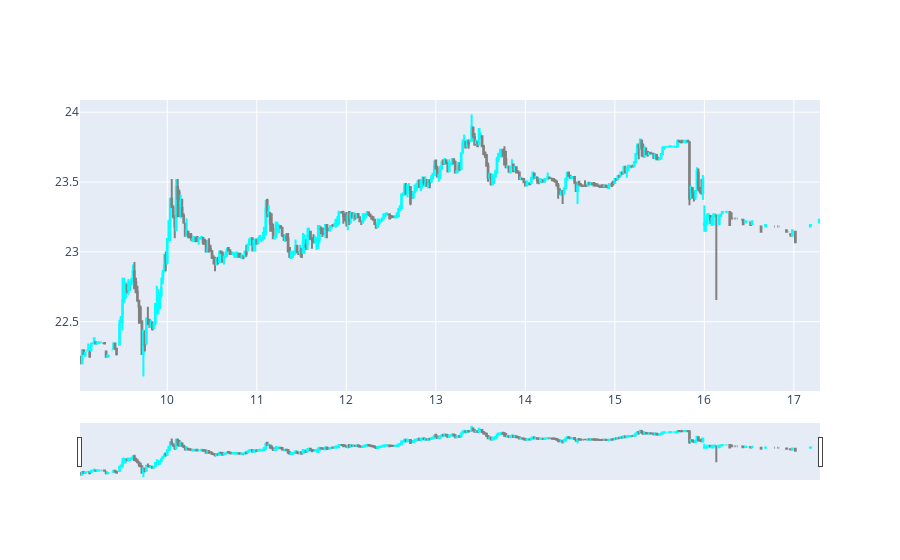

Notebook source saved alongside this figure:
### Code cell
figure=go.Figure(go.Candlestick(close=stock1_closing['Close'][int(0.05*n1):int(0.95*n1)],open=stock1_closing['Open'][int(0.05*n1):int(0.95*n1)],high=stock1_closing['High'][int(0.05*n1):int(0.95*n1)],low=stock1_closing['Low'][int(0.05*n1):int(0.95*n1)],x=pandas.DatetimeIndex(data=stock1_closing['Time'][int(0.05*n1):int(0.95*n1)]).hour+pandas.DatetimeIndex(data=stock1_closing['Time'][int(0.05*n1):int(0.95*n1)]).minute/60, increasing_line_color= 'cyan', decreasing_line_color= 'gray'))
figure.show()

# Importing the necessary modules for creating a candlestick chart.
# Creating a candlestick chart using the 'stock3_closing' data within a specified time range.
# Customizing candlestick colors for increasing and decreasing trends.
# Displaying the candlestick chart using Plotly.

### Figure 1 — Plotly figure (JSON) as saved in the notebook; plotly's stock layout.template omitted (floating-point values rounded to 4 significant figures; data arrays with more than 128 entries replaced by an {"elided": "..."} marker saying what was removed)
{"data": [{"close": {"elided": "459 float values"}, "decreasing": {"line": {"color": "gray"}}, "high": {"elided": "459 float values"}, "increasing": {"line": {"color": "cyan"}}, "low": {"elided": "459 float values"}, "open": {"elided": "459 float values"}, "type": "candlestick", "x": {"elided": "459 float values"}}], "layout": {}}
